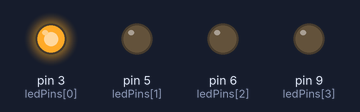
Simulated run of this sketch. Board: Arduino Uno, built with avr-gcc and run on an emulated ATmega328P. On the bench: output pins drawn as LEDs (lit = HIGH). What the sketch prints to the serial monitor is not drawn.

Above: at 0.05 s.
At 0.65 s:
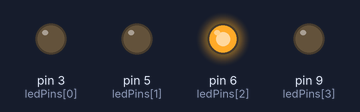
At 1.35 s:
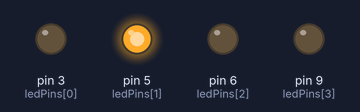
At 2.75 s:
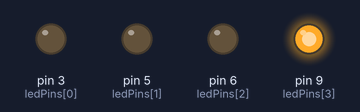
Timing chart, 0 to 3.0 s (numbered marks = the images above):
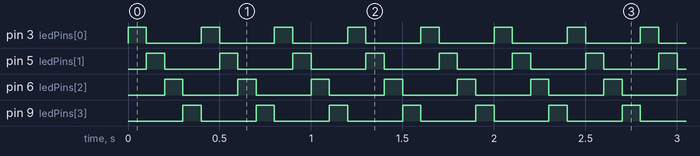

The sketch:

forLoopLEDs.ino
```cpp
/*
for loop LEDs
CTA 2024
*/

int ledPins[] = {
  3,5,6,9
};
int pinCount = 4;
int interval = 100;

void setup() {
  for(int counter = 0; counter < pinCount; counter++){
    pinMode(ledPins[counter], OUTPUT);
  }
  Serial.begin(9600);
  Serial.println("Outputs initialized");
}

void loop() {
  for (int counter; counter < pinCount; counter++){
    digitalWrite(ledPins[counter], HIGH);
    delay(interval);
    digitalWrite(ledPins[counter], LOW);
  }
}
```

Measured:
- by itself, pin 3 (ledPins[0]), pin 5 (ledPins[1]), pin 6 (ledPins[2]), pin 9 (ledPins[3]): alternates HIGH for 0.10 s and LOW for 0.30 s
